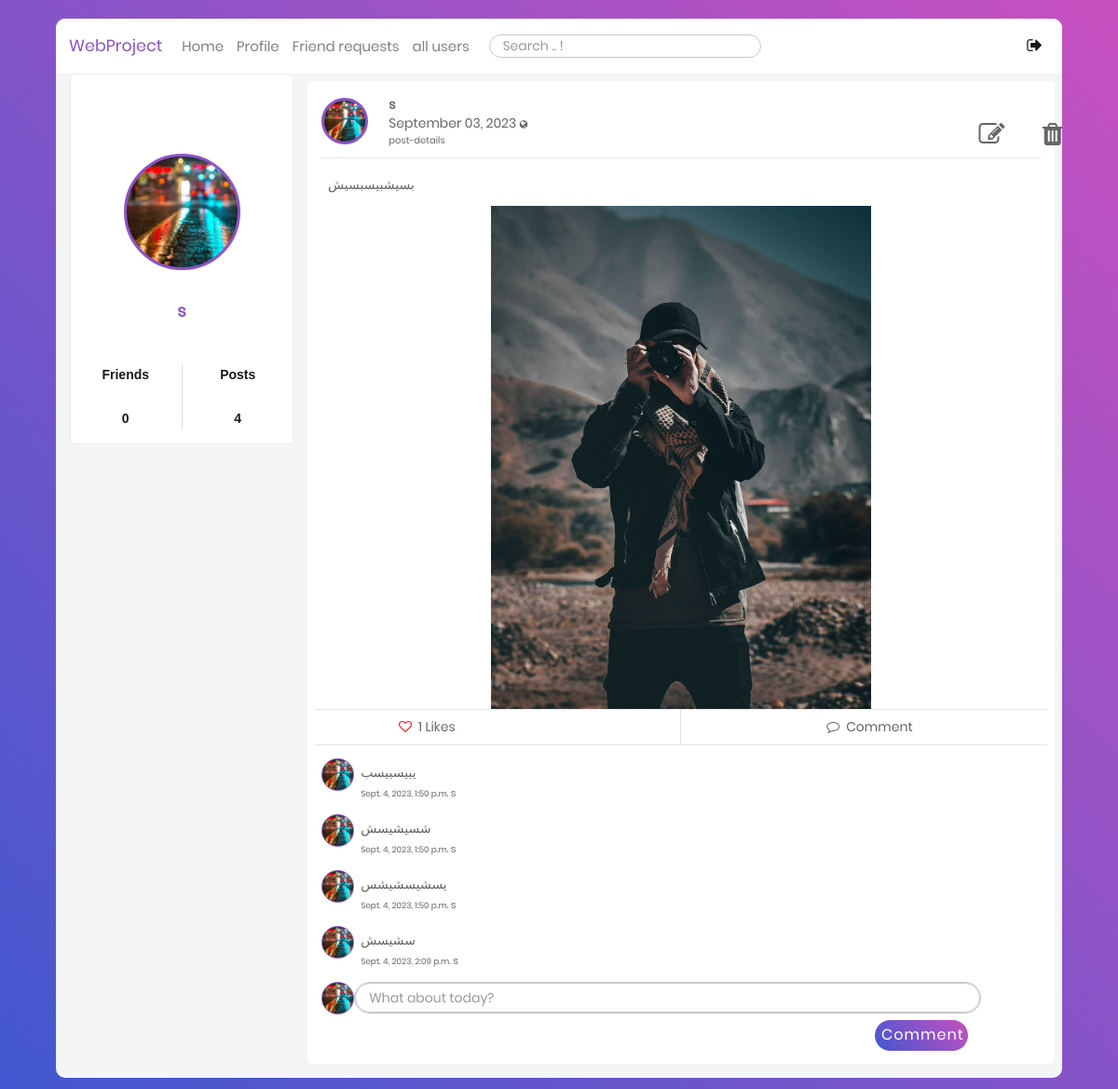
The page /blog/post/107/ (signed in) on the database as committed earlier.
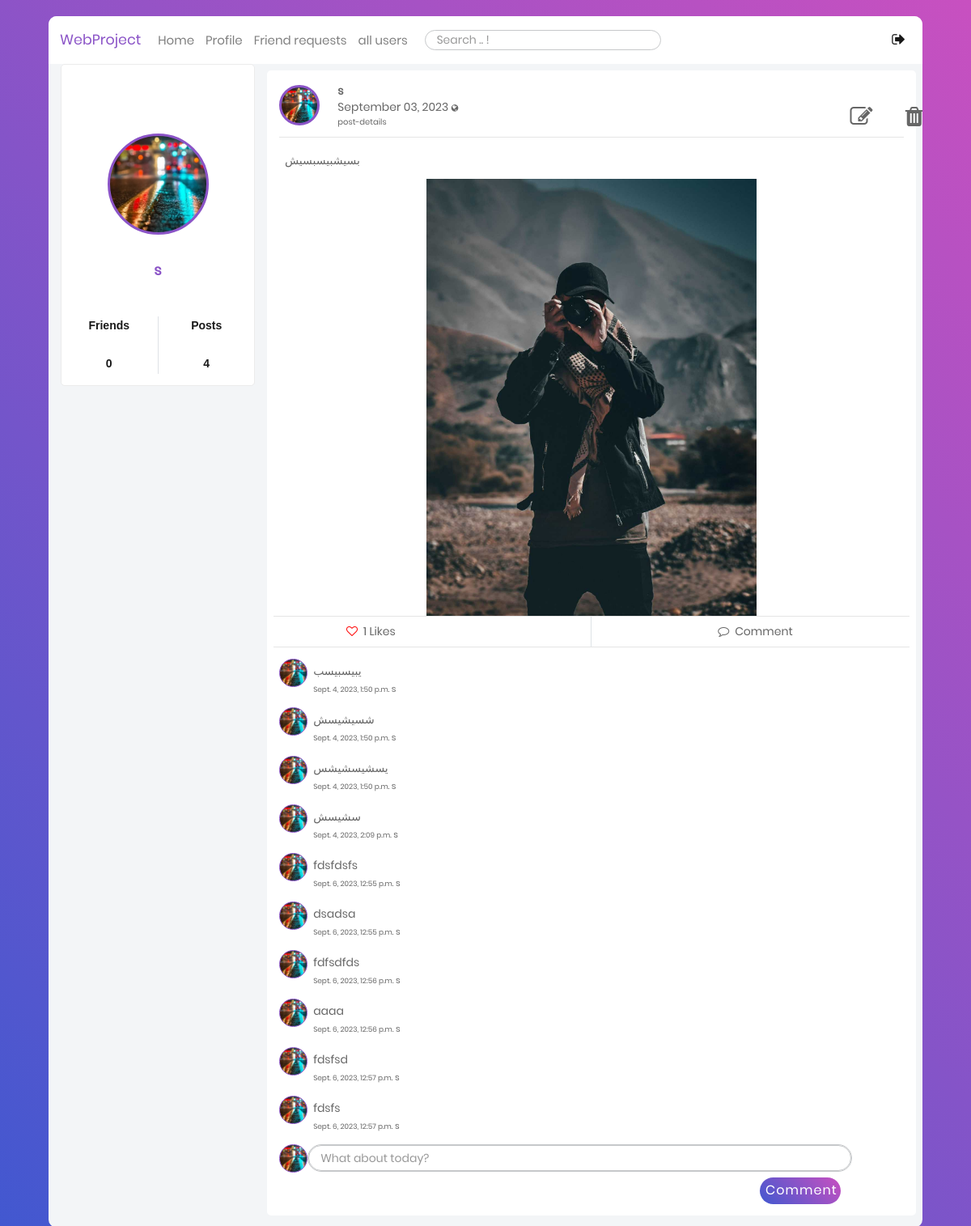
The same page on the database as committed later.
### blog/models.py (models this page shows, shortened)
class Comment(models.Model):
    user = models.ForeignKey(Profile, on_delete=models.CASCADE)
    post = models.ForeignKey(Post, on_delete=models.CASCADE)
    body = models.CharField(max_length=300)
    liked = models.ManyToManyField(Post, blank=True, related_name='likes')
    updated = models.DateTimeField(default = timezone.now )
    created = models.DateTimeField(default = timezone.now)

class Post(models.Model):
    content = models.TextField()
    date_posted = models.DateTimeField(default = timezone.now)
    author = models.ForeignKey(User,on_delete=models.CASCADE)
    post_image = models.ImageField(null=True, blank=True, upload_to="images/")
    liked = models.ManyToManyField(Profile, blank=True, related_name='likes')
    updated = models.DateTimeField( default = timezone.now)
    created = models.DateTimeField( default = timezone.now)
    author = models.ForeignKey(Profile, on_delete=models.CASCADE, related_name='posts')
    def num_likes(self):
        print(timezone.now)
        return self.liked.all().count()
    class Meta:
        ordering = ('-created',)

### users/models.py (models this page shows, shortened)
class Profile(models.Model):
    user = models.OneToOneField(User, on_delete=models.CASCADE)
    image = models.ImageField(default='default.jpg', upload_to='profile_pics')
    bgimage = models.ImageField(default='default.jpg', upload_to='bg_pics')
    friends = models.ManyToManyField(User, blank=True, related_name='friends')
    slug = models.SlugField(unique=True,default=uuid.uuid1)
    forget_password_token= models.CharField(max_length=100)
    updated = models.DateTimeField( auto_now=True)
    created = models.DateTimeField( auto_now_add=True)
    objects = ProfileManager()
    def get_friends_no(self):
        return self.friends.all().count()
    def get_posts_no(self):
        return self.posts.all().count()

### blog/views.py (the view, shortened to what this page needs)
# urls.py: path('post/<int:pk>/', views.details ,name='post-detail'),
@login_required
def details(request, pk):
    ordering = ["-date_posted"]
    post = Post.objects.filter(pk=pk)
    profile = Profile.objects.get(user=request.user)
    nopro = Profile.objects.exclude(user=request.user)
    print(pk)
    print(post)
    c_form = CommentModelForm()
    post_added = False
    context = {
        "user": request.user,
        "pos": profile.get_posts_no,
        "profile": profile,
        "c_form": c_form,
        "post_added": post_added,
        "post": post.get ,
    }
    return render(request, "blog/post_detail.html", context)

### blog/forms.py
class CommentModelForm(forms.ModelForm):
    def __init__(self, *args: Any, **kwargs: Any) -> None:
        super().__init__(*args, **kwargs)
        self.helper = FormHelper()
        self.helper.form_show_labels = False
        self.fields["body"].help_text = None
        self.fields['body'].label = ""
        self.fields["body"].widget.attrs.update({
            "class":"p-2 fs-14 pl-3",
            "style":" background:transparent; width:100%;",
            "id":"fullname",
            "type":"text",
            "name":"fullname",
            "placeholder":"What about today?",
        })
    class Meta:
        model = Comment
        fields =('body',)

### blog/templates/blog/post_detail.html (shortened to what this page needs)
{% extends "blog/base.html" %} {% load static %}
    {% block content %}
<div id="lol" style="width: 75%;" >
{% include 'blog/post_detail_body.html' %}
</div>
    {% endblock %}

### blog/templates/blog/post_detail_body.html (shortened to what the changed rows need)
  {% if post.post_image %}
          <div class="main-block post-with-photo" style="border: none; margin-right: 1%; " id="post-list">
            <div class="Post-Box" style="margin: 1%;" >
              <div class="header row" style="width: 144%">
                <div class="col-1" style=" padding-top: 1%;">
                  <div class="pt-2 pl-2 d-inline-block">
                    <div
                      class="Profile-Picture"
                      style="background: url('{{ post.author.image.url }}') "
                    ></div>
                  </div>
                </div>
                <div class="col-8 p-l-0">
                  <div class="UserName d-inline-block mt-3" >
                    <p>
            <a
              href="{% url 'profile-detail-view' post.author.slug %}"
              class="font-weight-bold"
              >{{ post.author.user }}</a
            >
          </p>
                    <p class="lh-1-2">
                     {{ post.date_posted|date:"F d, Y" }}
                      <i
                        class="fa fa-globe fs-10"
                        data-toggle="tooltip"
                        data-placement="top"
                        title="Public"
                      ></i>
                      <br />
                      <a href=" {%url 'post-detail' post.id %} " class="fs-10"
                        >post-details</a
                      >
                    </p>
                  </div>
                 <div style="display: inline; padding-left: 60%">
            {% if request.user == post.author.user %}
            <a href="{% url 'post-update' post.pk %}" style="padding: 5%"
              ><i class="fa fa-edit fa-2x"></i
            ></a>
            <a href="{% url 'post-delete' post.pk %}"
              ><i class="fa fa-trash fa-2x" aria-hidden="true"></i
            ></a>
            {% endif %}
          </div>
                </div>
              </div>
              <hr class="m-2" />
    <div class="body row">
      <div class="details col">
        <p class="px-3" style="padding: 10px">{{ post.content }}</p>
      </div>
      <div style="text-align: center">
        <img
          src="{{ post.post_image.url }}"
          alt=""
          style="max-width: 50%; height: auto"
        />
      </div>
              </div>
              <hr class="mt-0 mb-0" />
              <div class="footer">
                <div class="row action-btn">
                  <div class="col">
                    <form  hx-post = "{% url 'like-post-view-post-detail' post.id %}" hx-target="#lol">
                      {% if profile not in post.liked.all %}
                      <button
                        style="
                          background-color: transparent;
                          border: none;
                          box-shadow: none;
                        "
                        type="submit"
                      >
                        <p class="py-2 footer-btn" style="padding-left: 90px">
                          <i class="fa fa-heart-o" aria-hidden="true"></i>
                          <span class="px-1"> {{ post.num_likes }} Likes</span>
                        </p>
                      </button>
                      {% else %}
                      <button
                        style="
                          background-color: transparent;
                          border: none;
                          box-shadow: none;
                        "
                        type="submit"
                      >
                        <p class="py-2 footer-btn" style="padding-left: 90px">
                          <i
                            class="fa fa-heart-o"
                            aria-hidden="true"
                            style="color: red"
                          ></i>
                          <span class="px-1"> {{ post.num_likes }} Likes</span>
                        </p>
                      </button>
                      {% endif %}
                    </form>
                  </div>
                  <div class="col border-left">
                    <p class="py-2 footer-btn text-center">
                      <a href=" {%url 'post-detail' post.id%} "
                        ><i class="fa fa-comment-o" aria-hidden="true"></i>
                        <span class="px-1"> Comment</span></a
                      >
                    </p>
                  </div>
                </div>
                <hr class="mt-0 mb-2" />
                <div class="row comment-list">
                  {% for c in post.comment_set.all %}
                  <div class="add-comment col-12 pt-0">
                    <div class="row">
                      <div class="col-1" style="padding-right: 7%;">
                        <div class="pt-2 pl-2 d-inline-block">
                          <div
                            class="Profile-Picture-Comment"
                            style="background: url('{{ c.user.image.url }}'); "
                          ></div>
                        </div>
                      </div>
                      <div class="col-10 pl-0">
                        <div class="row pr-2 pt-2 pb-2 pl-0">
                          <div class="col pl-0">
                            <p class="pt-1 pl-2 pb-0 fs-14">{{c.body}}</p>
                            <p class="p-0 pl-2 fs-10">
                              <span class="fs-9">{{ c.created }}</span>
                              <a
              href="{% url 'profile-detail-view' post.author.slug %}"
              class="fs-11"
              >{{ post.author.user }}</a
            >
                            </p>
                          </div>
                        </div>
                      </div>
                    </div>
                  </div>
                  {% endfor %}
<div class="add-comment col-12 pb-2">
          <div class="row">
            <div class="col-1" style="padding-right: 7%">
              <div class="pt-2 pl-2 d-inline-block">
                <div
                  class="Profile-Picture-Comment"
                  style="background: url('{{ user.profile.image.url }}'); "
                ></div>
              </div>
            </div>
            <div class="bruh-box col-10 pl-0">
              <div class="row pr-2 pt-2 pb-2 pl-0">
                <div class="col pl-0">
                  <form hx-post="{% url 'post-detail' post.id %}" hx-target="#lol"   action="" enctype="multipart/form-data" id="f" name="f">
                    <div
                      style="
                        border-radius: 25px;
                        border: 1px solid #c6c8ca;
                        width: 100%;
                      "
                    >
                      {{c_form}}
                    </div>
                    <div class="action p-2 pr-3">
                      <button
                        type="submit"
                        class="float-r p-2 fs-16 post"
                        name="submit_c_form"
                        style="width: 100px"
                      >
                        Comment
                      </button>
                    </div>
                  </form>
                </div>
              </div>
            </div>
          </div>
        </div>
                </div>
                </div>
              </div>
            </div>
            {% endif %}

Rows that differ between the two databases and show on the page:
added Comment: user.image (picture), body "fdsfdsfs", created "Sept. 6, 2023, 12:55 p.m.", {{ post.author.user }} "s"
added Comment: user.image (picture), body "dsadsa", created "Sept. 6, 2023, 12:55 p.m.", {{ post.author.user }} "s"
added Comment: user.image (picture), body "fdfsdfds", created "Sept. 6, 2023, 12:56 p.m.", {{ post.author.user }} "s"
added Comment: user.image (picture), body "aaaa", created "Sept. 6, 2023, 12:56 p.m.", {{ post.author.user }} "s"
added Comment: user.image (picture), body "fdsfsd", created "Sept. 6, 2023, 12:57 p.m.", {{ post.author.user }} "s"
added Comment: user.image (picture), body "fdsfs", created "Sept. 6, 2023, 12:57 p.m.", {{ post.author.user }} "s"
